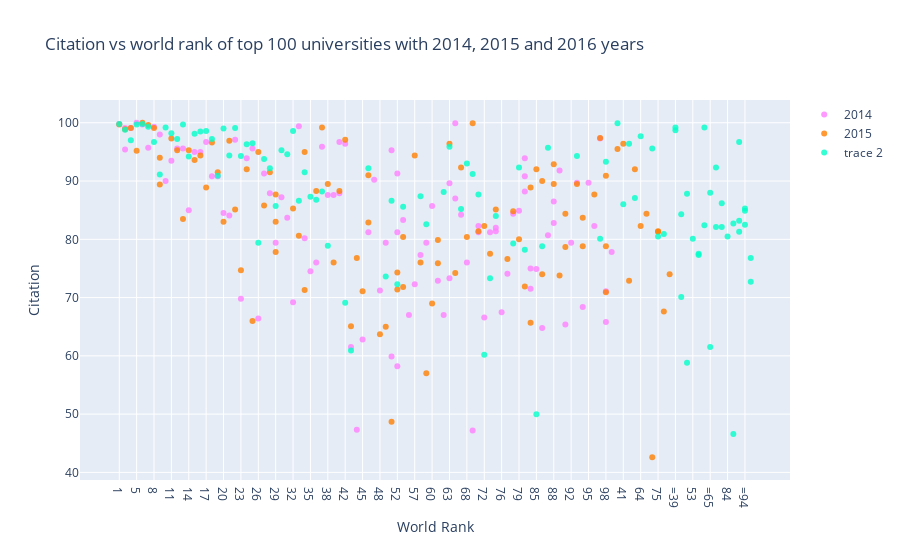

Notebook cell for this chart:
### Code cell
df2014 = timesData[timesData.year == 2014].iloc[:100,:]
df2015 = timesData[timesData.year == 2015].iloc[:100,:]
df2016 = timesData[timesData.year == 2016].iloc[:100,:]

trace1 = go.Scatter(
    x = df2014.world_rank,
    y = df2014.citations,
    mode = "markers",
    name = "2014",
    marker = dict(color = "rgba(255, 128, 255, 0.8)"),
    text = df2014.university_name)
trace2 = go.Scatter(
    x = df2015.world_rank,
    y = df2015.citations,
    mode = "markers",
    name = "2015",
    marker = dict(color = "rgba(255, 128, 2, 0.8)"),
    text = df2015.university_name)
trace3 = go.Scatter(
    x = df2016.world_rank,
    y = df2016.citations,
    mode = "markers",
    marker = dict(color = "rgba(0, 255, 200, 0.8)"),
    text = df2016.university_name)
data = [trace1, trace2, trace3]
layout = dict(title = 'Citation vs world rank of top 100 universities with 2014, 2015 and 2016 years',
              xaxis= dict(title= 'World Rank',ticklen= 5,zeroline= False),
              yaxis= dict(title= 'Citation',ticklen= 5,zeroline= False)
             )
fig = dict(data = data, layout = layout)
iplot(fig)

### Figure 1 — Plotly figure (JSON) as saved in the notebook; plotly's stock layout.template omitted (floating-point values rounded to 4 significant figures)
{"data": [{"marker": {"color": "rgba(255, 128, 255, 0.8)"}, "mode": "markers", "name": "2014", "text": ["California Institute of Technology", "Harvard University", "University of Oxford", "Stanford University", "Massachusetts Institute of Technology", "Princeton University", "University of Cambridge", "University of California, Berkeley", "University of Chicago", "Imperial College London", "Yale University", "University of California, Los Angeles", "Columbia University", "ETH Zurich – Swiss Federal Institute of Technology Zurich", "Johns Hopkins University", "University of Pennsylvania", "Duke University", "University of Michigan", "Cornell University", "University of Toronto", "University College London", "Northwestern University", "University of Tokyo", "Carnegie Mellon University", "University of Washington", "National University of Singapore", "University of Texas at Austin", "Georgia Institute of Technology", "University of Illinois at Urbana-Champaign", "University of Wisconsin-Madison", "University of British Columbia", "London School of Economics and Political Science", "University of California, Santa Barbara", "University of Melbourne", "McGill University", "Karolinska Institute", "École Polytechnique Fédérale de Lausanne", "King’s College London", "University of Edinburgh", "New York University", "University of California, San Diego", "Washington University in St Louis", "University of Hong Kong", "Seoul National University", "Peking University", "University of Minnesota", "University of North Carolina at Chapel Hill", "Australian National University", "Pennsylvania State University", "Boston University", "Tsinghua University", "Brown University", "Kyoto University", "University of California, Davis", "LMU Munich", "Korea Advanced Institute of Science and Technology (KAIST)", "Hong Kong University of Science and Technology", "University of Manchester", "Ohio State University", "Pohang University of Science and Technology", "KU Leuven", "Purdue University", "The University of Queensland", "University of Göttingen", "Rice University", "École Normale Supérieure", "Leiden University", "Heidelberg University", "Delft University of Technology", "University of Southern California", "École Polytechnique", "University of Sydney", "Erasmus University Rotterdam", "University of Basel", "Utrecht University", "Nanyang Technological University", "Wageningen University and Research Center", "University of Pittsburgh", "University of Bristol", "Durham University", "Emory University", "Tufts University", "Michigan State University", "University of Amsterdam", "Ghent University", "Free University of Berlin", "Technical University of Munich", "Case Western Reserve University", "Vanderbilt University", "University of Notre Dame", "Monash University", "McMaster University", "University of California, Irvine", "Humboldt University of Berlin", "University of Rochester", "Pierre and Marie Curie University", "University of Colorado Boulder", "Maastricht University", "University of Groningen", "University of Helsinki"], "type": "scatter", "x": ["1", "2", "2", "4", "5", "6", "7", "8", "9", "10", "11", "12", "13", "14", "15", "16", "17", "18", "19", "20", "21", "22", "23", "24", "25", "26", "27", "28", "29", "30", "31", "32", "33", "34", "35", "36", "37", "38", "39", "40", "40", "42", "43", "44", "45", "46", "47", "48", "49", "50", "50", "52", "52", "52", "55", "56", "57", "58", "59", "60", "61", "62", "63", "63", "65", "65", "67", "68", "69", "70", "70", "72", "73", "74", "74", "76", "77", "78", "79", "80", "80", "80", "83", "83", "85", "86", "87", "88", "88", "90", "91", "92", "93", "94", "95", "96", "97", "98", "98", "100"], "y": [99.8, 99.1, 95.4, 99.1, 100, 99.7, 95.7, 99.3, 98, 90, 93.5, 95.6, 95.6, 85, 95, 95, 96.7, 90.8, 90.8, 84.5, 84.1, 97.1, 69.8, 93.9, 95.6, 66.4, 91.3, 87.9, 79.4, 87.2, 83.7, 69.2, 99.4, 80.2, 74.5, 76, 95.9, 87.6, 87.6, 87.9, 96.7, 96.4, 61.5, 47.3, 62.8, 81.2, 90.2, 71.2, 79.4, 95.3, 59.9, 91.3, 58.2, 81.2, 83.3, 67, 72.3, 77.3, 79.4, 85.7, 72.9, 67, 73.3, 89.6, 99.9, 87, 84.2, 76, 47.2, 81.2, 82.3, 66.6, 81.2, 81.4, 82, 67.5, 74.1, 84.4, 84.9, 88.2, 90.8, 93.9, 71.5, 75, 74.9, 64.8, 80.7, 82.8, 86.5, 91.8, 65.4, 79.4, 89.7, 68.4, 89.7, 82.3, 97.3, 65.8, 71.1, 77.8]}, {"marker": {"color": "rgba(255, 128, 2, 0.8)"}, "mode": "markers", "name": "2015", "text": ["California Institute of Technology", "Harvard University", "University of Oxford", "Stanford University", "University of Cambridge", "Massachusetts Institute of Technology", "Princeton University", "University of California, Berkeley", "Imperial College London", "Yale University", "University of Chicago", "University of California, Los Angeles", "ETH Zurich – Swiss Federal Institute of Technology Zurich", "Columbia University", "Johns Hopkins University", "University of Pennsylvania", "University of Michigan", "Duke University", "Cornell University", "University of Toronto", "Northwestern University", "University College London", "University of Tokyo", "Carnegie Mellon University", "National University of Singapore", "University of Washington", "Georgia Institute of Technology", "University of Texas at Austin", "LMU Munich", "University of Illinois at Urbana-Champaign", "University of Wisconsin-Madison", "University of British Columbia", "University of Melbourne", "London School of Economics and Political Science", "École Polytechnique Fédérale de Lausanne", "University of Edinburgh", "University of California, Santa Barbara", "New York University", "McGill University", "King’s College London", "University of California, San Diego", "Washington University in St Louis", "University of Hong Kong", "Karolinska Institute", "Australian National University", "University of Minnesota", "University of North Carolina at Chapel Hill", "Peking University", "Tsinghua University", "Seoul National University", "Hong Kong University of Science and Technology", "Korea Advanced Institute of Science and Technology (KAIST)", "University of Manchester", "Brown University", "KU Leuven", "University of California, Davis", "Boston University", "Pennsylvania State University", "Kyoto University", "University of Sydney", "Nanyang Technological University", "École Polytechnique", "Scuola Normale Superiore di Pisa", "Leiden University", "The University of Queensland", "Pohang University of Science and Technology", "University of Göttingen", "Ohio State University", "Rice University", "Heidelberg University", "Delft University of Technology", "Erasmus University Rotterdam", "Wageningen University and Research Center", "University of Bristol", "University of Basel", "University of Southern California", "University of Amsterdam", "École Normale Supérieure", "Utrecht University", "Humboldt University of Berlin", "Free University of Berlin", "Michigan State University", "Durham University", "Monash University", "Middle East Technical University", "University of Arizona", "University of Notre Dame", "Tufts University", "University of California, Irvine", "Ghent University", "University of Massachusetts", "University of Pittsburgh", "Emory University", "McMaster University", "University of Glasgow", "Vanderbilt University", "University of Colorado Boulder", "Stockholm University", "Technical University of Munich", "Uppsala University"], "type": "scatter", "x": ["1", "2", "3", "4", "5", "6", "7", "8", "9", "9", "11", "12", "13", "14", "15", "16", "17", "18", "19", "20", "21", "22", "23", "24", "25", "26", "27", "28", "29", "29", "29", "32", "33", "34", "34", "36", "37", "38", "39", "40", "41", "42", "43", "44", "45", "46", "46", "48", "49", "50", "51", "52", "52", "54", "55", "55", "57", "58", "59", "60", "61", "61", "63", "64", "65", "66", "67", "68", "69", "70", "71", "72", "73", "74", "75", "75", "77", "78", "79", "80", "81", "82", "83", "83", "85", "86", "86", "88", "88", "90", "91", "91", "93", "94", "94", "96", "97", "98", "98", "98"], "y": [99.7, 98.9, 95.5, 99.1, 95.2, 100, 99.6, 99.1, 89.4, 94, 97.3, 95.3, 83.5, 95.3, 93.6, 94.4, 88.9, 96.6, 91.5, 83, 96.9, 85.1, 74.7, 92, 66, 95, 85.8, 91.5, 83, 77.8, 87.7, 85.3, 80.6, 71.3, 95, 88.3, 99.2, 89.5, 76, 88.3, 96.4, 97.1, 65.1, 76.8, 71.1, 82.9, 91, 63.7, 65, 48.7, 72.9, 71.4, 74.3, 92, 71.8, 80.4, 94.4, 76, 57, 69, 75.9, 79.9, 96.4, 82.3, 74.2, 84.4, 92.3, 80.4, 99.9, 81.4, 42.6, 82.3, 77.5, 85.1, 81.4, 81.3, 76.6, 84.8, 80, 71.9, 67.6, 74, 88.9, 65.7, 92, 74, 90, 92.9, 89.5, 73.8, 78.7, 84.4, 89.5, 78.8, 83.7, 87.7, 97.4, 90.9, 78.8, 70.9]}, {"marker": {"color": "rgba(0, 255, 200, 0.8)"}, "mode": "markers", "text": ["California Institute of Technology", "University of Oxford", "Stanford University", "University of Cambridge", "Massachusetts Institute of Technology", "Harvard University", "Princeton University", "Imperial College London", "ETH Zurich – Swiss Federal Institute of Technology Zurich", "University of Chicago", "Johns Hopkins University", "Yale University", "University of California, Berkeley", "University College London", "Columbia University", "University of California, Los Angeles", "University of Pennsylvania", "Cornell University", "University of Toronto", "Duke University", "University of Michigan", "Carnegie Mellon University", "London School of Economics and Political Science", "University of Edinburgh", "Northwestern University", "National University of Singapore", "King’s College London", "Karolinska Institute", "LMU Munich", "New York University", "École Polytechnique Fédérale de Lausanne", "University of Washington", "University of Melbourne", "University of British Columbia", "KU Leuven", "University of Illinois at Urbana-Champaign", "Heidelberg University", "McGill University", "University of California, San Diego", "University of California, Santa Barbara", "Georgia Institute of Technology", "Peking University", "University of Tokyo", "University of California, Davis", "University of Hong Kong", "University of Texas at Austin", "Tsinghua University", "Wageningen University and Research Center", "Humboldt University of Berlin", "University of Wisconsin-Madison", "Brown University", "Australian National University", "Technical University of Munich", "École Normale Supérieure", "Nanyang Technological University", "University of Manchester", "University of Sydney", "University of Amsterdam", "Hong Kong University of Science and Technology", "The University of Queensland", "Washington University in St Louis", "Utrecht University", "University of North Carolina at Chapel Hill", "Boston University", "Delft University of Technology", "University of Minnesota", "Leiden University", "University of Southern California", "University of Bristol", "Durham University", "Erasmus University Rotterdam", "Free University of Berlin", "Monash University", "University of Groningen", "Pennsylvania State University", "University of Glasgow", "University of Helsinki", "University of Tübingen", "University of Pittsburgh", "University of Warwick", "Uppsala University", "University of Copenhagen", "University of New South Wales", "University of Freiburg", "Seoul National University", "University of St Andrews", "Vanderbilt University", "Kyoto University", "Maastricht University", "Emory University", "Lund University", "Ohio State University", "University of Exeter", "University of Bonn", "Georgetown University", "McMaster University", "University of Sheffield", "Queen Mary University of London", "University of Göttingen", "Michigan State University"], "type": "scatter", "x": ["1", "2", "3", "4", "5", "6", "7", "8", "9", "10", "11", "12", "13", "14", "15", "16", "17", "18", "19", "20", "21", "22", "23", "24", "25", "26", "27", "28", "29", "30", "31", "32", "33", "34", "35", "36", "37", "38", "=39", "=39", "41", "42", "43", "=44", "=44", "46", "=47", "=47", "49", "50", "51", "52", "53", "54", "55", "=56", "=56", "58", "59", "=60", "=60", "62", "63", "64", "=65", "=65", "67", "68", "69", "70", "71", "72", "73", "74", "75", "=76", "=76", "78", "79", "80", "81", "=82", "=82", "84", "85", "86", "87", "=88", "=88", "=90", "=90", "=90", "93", "=94", "=94", "=94", "97", "98", "=99", "=99"], "y": [99.8, 98.8, 99.9, 97, 99.7, 99.8, 99.3, 96.7, 91.1, 99.2, 98.2, 97.2, 99.7, 94.2, 98.1, 98.5, 98.6, 97.2, 90.9, 99, 94.4, 99.1, 94.3, 96.3, 96.5, 79.4, 93.8, 92.2, 85.7, 95.3, 94.6, 98.6, 86.6, 91.5, 87.3, 86.8, 88.2, 78.9, 98.7, 99.2, 86, 69.1, 60.9, 84.3, 70.1, 92.2, 58.8, 87.8, 73.6, 86.6, 96.4, 72.3, 80.1, 87.1, 85.6, 77.3, 77.5, 87.4, 82.6, 82.4, 99.2, 88.1, 95.9, 97.7, 61.5, 88, 85.2, 93, 91.2, 87.7, 95.6, 60.2, 73.3, 84, 80.5, 92.3, 82.1, 79.3, 92.3, 78.2, 80.9, 86.2, 82.1, 80.5, 50, 78.8, 95.7, 46.6, 82.7, 96.7, 81.3, 83.2, 94.3, 85.3, 82.5, 84.9, 80.1, 93.3, 72.7, 76.8]}], "layout": {"title": {"text": "Citation vs world rank of top 100 universities with 2014, 2015 and 2016 years"}, "xaxis": {"ticklen": 5, "title": {"text": "World Rank"}, "zeroline": false}, "yaxis": {"ticklen": 5, "title": {"text": "Citation"}, "zeroline": false}}}
